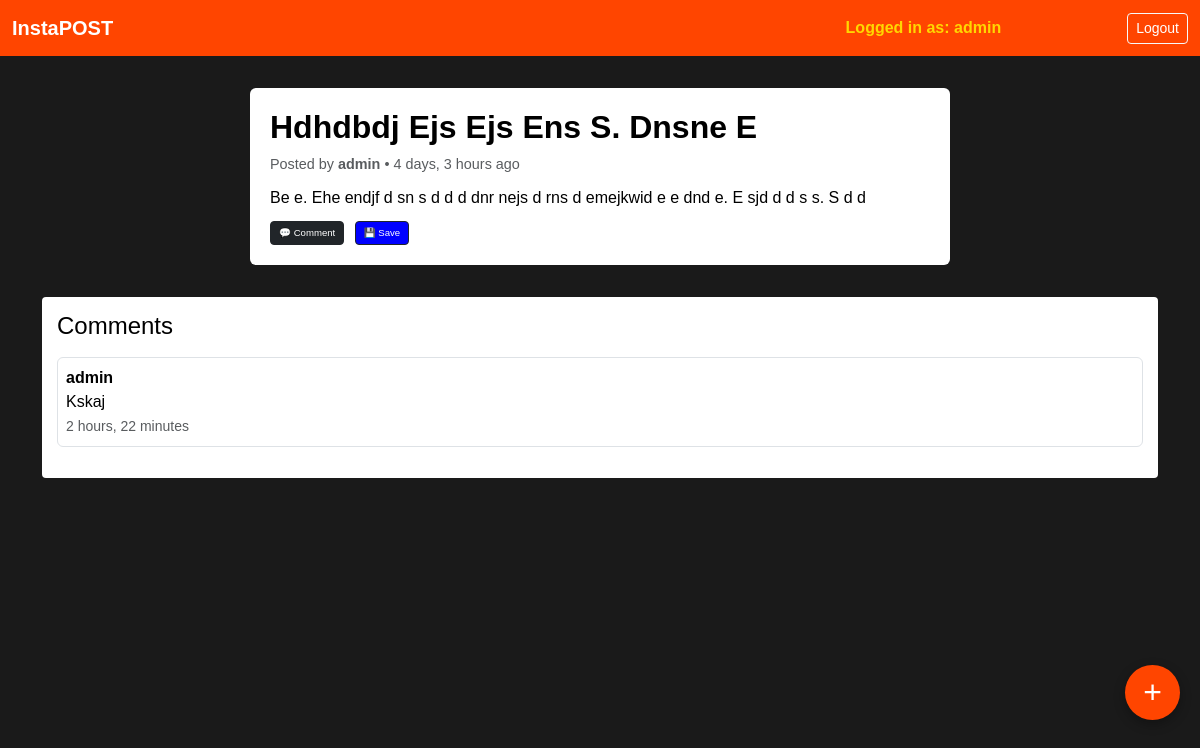
/posts/post/6 (signed in), run on the app's committed database.
### posts/models.py (models this page shows, shortened)
class Post(models.Model):
    user = models.ForeignKey(User, models.CASCADE)
    title = models.CharField(max_length=200)
    content = models.CharField(max_length=600, null=True)
    likes = models.IntegerField(default=0)
    liked_by = models.ManyToManyField(User, related_name='liked_by')
    disliked_by = models.ManyToManyField(User, related_name='disliked_by')
    dislikes = models.IntegerField(default=0)
    saved_by = models.ManyToManyField(User, related_name='saved_by')
    no_of_comment = models.IntegerField(default=0)
    created_on = models.DateTimeField(auto_now_add=True)

class Comment(models.Model):
    post = models.ForeignKey(Post, on_delete=models.CASCADE)
    user = models.ForeignKey(User, on_delete=models.CASCADE)
    content = models.CharField(max_length=500)
    created_on = models.DateTimeField(auto_now_add=True)

### posts/views.py (the view)
# urls.py: path('post/<int:pk>', PostDetailView.as_view(), name='post_detail'),
@method_decorator(login_required, name='dispatch')
class PostDetailView(DetailView):
    template_name = 'posts/post_detail.html'
    model = Post
    def get_context_data(self, **kwargs):
        context = super().get_context_data(**kwargs)
        post = Post.objects.get(id=self.kwargs['pk'])
        context['comments'] = Comment.objects.filter(post=post)
        return context

### templates/posts/post_detail.html (shortened to what this page needs)
{% extends "base.html" %}
{% load static %}
{% block css %}
<link rel="stylesheet" href="{% static 'posts/post_detail.css' %}">
<link rel="stylesheet" href="{% static 'posts/style.css' %}">
{% endblock css %}
{% block content %}
<div class="container">
  <div class="post-detail">
    <h2>{{ post.title|title }}</h2>
    <p class="text-muted" style="font-size: 0.9rem;">
      Posted by <strong>{{ post.user.username|truncatechars:10 }}</strong> • {{ post.created_on|timesince }} ago
    </p>
    <p>{{ post.content }}</p>
    {% if not post.user == request.user %}
    <div class="post-actions">
      <button class="btn btn-sm btn-success">👍 Like</button>
      <button class="btn btn-sm btn-danger">👎 Dislike</button>
      <a href="{% url 'add_comment' pk=post.id %}"><button class="btn btn-sm btn-dark">💬 Comment</button></a>
      <button class="btn btn-sm btn-dark save-btn" style="background-color: blue;" data-id="{{post.id}}">💾 Save</button>
    </div>
    {% else %}
    <div class="post-actions">
     <a href="{% url 'add_comment' pk=post.id %}"><button class="btn btn-sm btn-dark">💬 Comment</button></a>
      <button class="btn btn-sm btn-dark save-btn" style="background-color: blue;" data-id="{{post.id}}">💾 Save</button>
    </div>
    {% endif %}
  </div>
  <div class="comments-section mt-4">
    <h4>Comments</h4>
    {% if comments %}
      {% for comment in comments %}
        <div class="comment mb-3 p-2 border rounded">
          <strong>{{ comment.user.username }}</strong><br>
          {{ comment.content }}<br>
          <small class="text-muted">{{ comment.created_on|timesince }}</small>
        </div>
      {% endfor %}
    {% else %}
      <p class="text-muted">No comments yet. Be the first to say something!</p>
    {% endif %}
  </div>
</div>
<a href="{% url 'create_post' %}" class="fab-plus-btn">+</a>
{% endblock content %}

### templates/base.html (shortened to what this page needs)
<!DOCTYPE html>
<html lang="en">
<head>
  <link href="https://cdn.jsdelivr.net/npm/bootstrap@5.3.0/dist/css/bootstrap.min.css" rel="stylesheet" />
  {% block css %}{% endblock css %}
</head>
<body>
  <nav class="navbar navbar-expand-lg">
    <div class="container-fluid">
      <a class="navbar-brand" href="{% url 'index' %}">InstaPOST</a>
      <div class="d-flex ms-auto align-items-center">
        <a href="{% url 'profile' pk=user.id %}" style="text-decoration: none;"><span class="username me-3" style="padding-right: 110px;">Logged in as: <span id="userName">{{user.username}}</span></span></a>
        {% if user.is_authenticated %}
        <a href="{% url 'logout' %}" class="btn btn-sm btn-outline-light">Logout</a>
        {% else %}
        <a href="{% url 'login' %}" class="btn btn-sm btn-outline-light">Login</a>
        {% endif %}
      </div>
    </div>
  </nav>
  {% block content %}{% endblock content %}
</body>
</html>

### static/posts/post_detail.css (style rules this page uses)
.post-detail { background-color: #fff; border-radius: 6px; padding: 20px; margin: 2rem auto; max-width: 700px; color: #000; }
.post-detail h2 { font-weight: bold; color: #000; }
.post-detail p { margin-bottom: 10px; }
.post-actions button { margin-right: 6px; font-size: 0.6rem; }
.comments-section { background-color: #fff; border-radius: 4px; margin-top: 20px; padding: 15px; color: #000; }
.comments-section h4 { margin-bottom: 1rem; }
.comment { border-top: 1px solid #ccc; padding: 10px 0; }

### static/posts/style.css (style rules this page uses)
body { background-color: #1a1a1a; color: #fff; font-family: Arial, sans-serif; }
.navbar, .card { background-color: #ff4500; }
.navbar-brand { font-weight: bold; color: #fff; }
.nav-link, .btn { color: #fff; }
.username { font-weight: bold; color: #ffd700; }
.fab-plus-btn { position: fixed; bottom: 80px; right: 20px; background-color: #ff4500; color: #fff; font-size: 2rem; text-align: center; width: 55px; height: 55px; border-radius: 50%; box-shadow: 0 4px 12px rgba(0,0,0,0.3); z-index: 1000; transition: background-color 0.3s ease; line-height: 55px; display: flex; justify-content: center; align-items: center; text-decoration: none; border: none; }

### data on the page
Post: title "Hdhdbdj Ejs Ejs Ens S. Dnsne E", user.username "admin", created_on "4 days, 3 hours", content "Be e. Ehe endjf d sn s d d d dnr nejs d rns d emejkwid e e dnd e. E sjd d d s s. S d d"
Comment: user.username "admin", content "Kskaj", created_on "2 hours, 22 minutes"

### other printed values
{{ user.username }} "admin"
